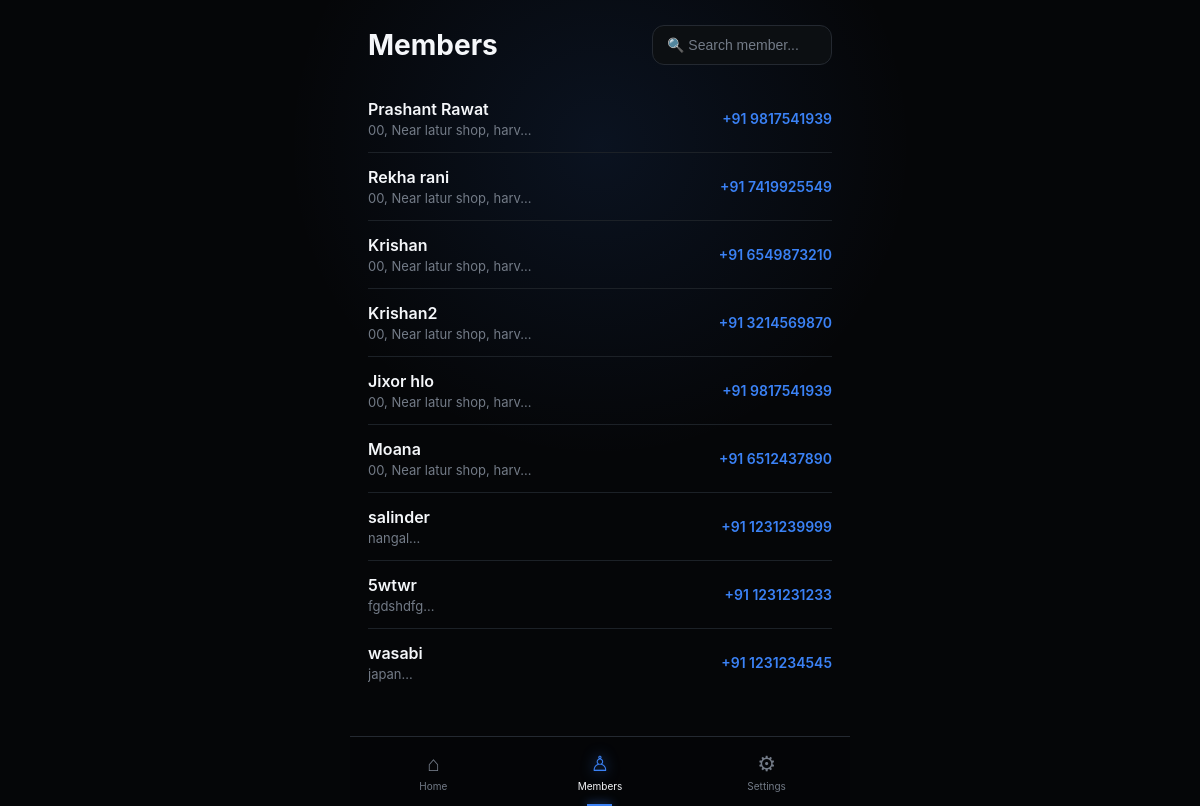
The app's page /members (signed in), older data.
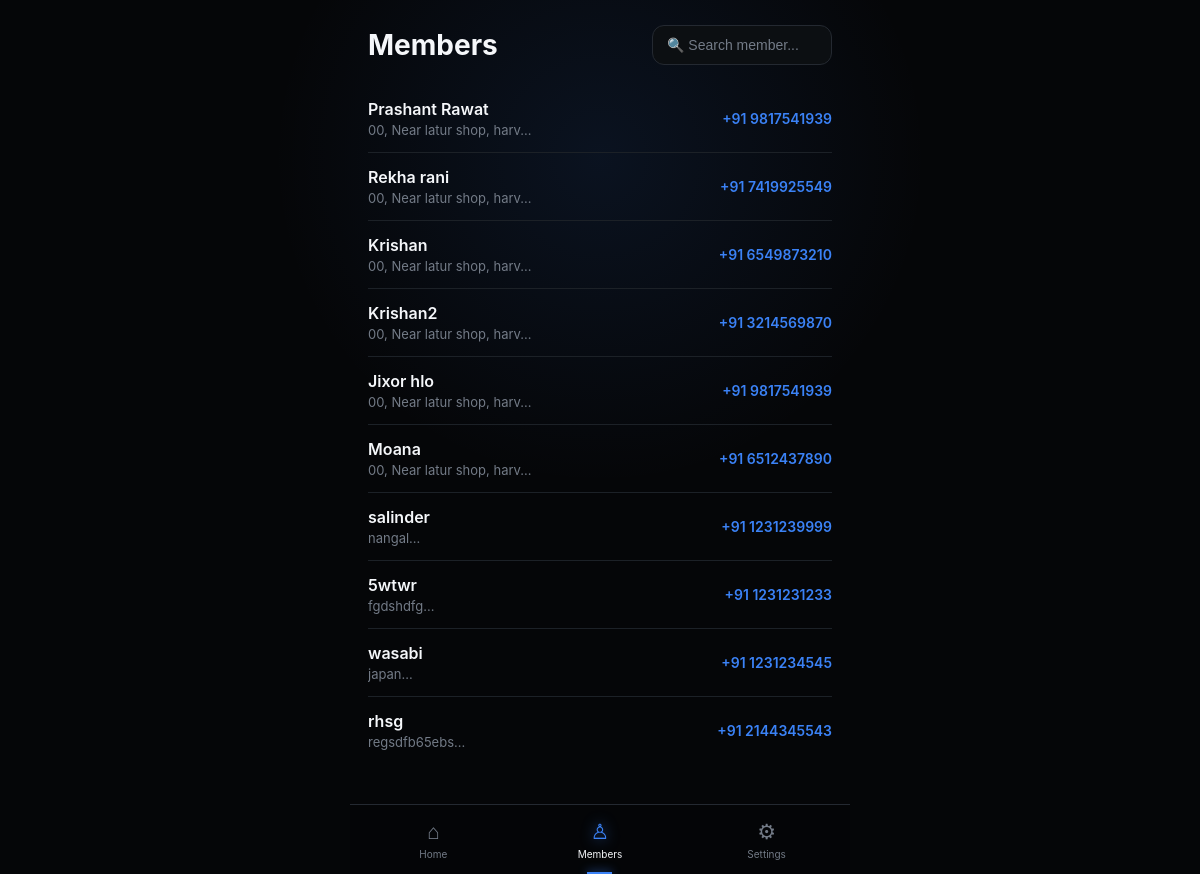
The same page, newer data.
### models.py (models this page shows, shortened)
class Member(db.Model):
    __tablename__ = "member"
    id = db.Column(db.Integer, primary_key=True)
    owner_id = db.Column(
        db.Integer,
        db.ForeignKey("gym_owner.id"),
        nullable=False,
        index=True
    )
    name = db.Column(db.String(100), nullable=False)
    address = db.Column(db.String(150), nullable=False)
    phone = db.Column(db.String(15), nullable=False)
    join_date = db.Column(db.Date, nullable=False)
    notes = db.Column(db.Text)
    active = db.Column(db.Boolean, default=True)
    current_plan_id = db.Column(
        db.Integer,
        db.ForeignKey("membership_plan.id")
    )
    membership_start = db.Column(db.Date)
    membership_expiry = db.Column(db.Date)
    memberships = db.relationship(
        "Membership",
        backref="member",
        lazy=True,
        cascade="all, delete-orphan"
    )
    attendance = db.relationship(
        "Attendance",
        backref="member",
        lazy=True,
        cascade="all, delete-orphan"
    )
    __table_args__ = (
        db.UniqueConstraint(
            "owner_id",
            "name",
            name="uq_owner_member_name"
        ),
    )

### routes/members.py (the view)
@members_bp.route("/members")
@login_required
def members():
    return render_template("members.html", members=current_user.members, active_page="members")

### main.py (called while the page is built)
def create_app():
    app = Flask(__name__)
    app.secret_key = "ppp"
    app.config["SQLALCHEMY_DATABASE_URI"] = "sqlite:///gym.db"
    app.config["SQLALCHEMY_TRACK_MODIFICATIONS"] = False
    db.init_app(app)
    login_manager = LoginManager()
    login_manager.init_app(app)
    login_manager.login_view = "auth.login"
    @login_manager.user_loader
    def load_user(user_id):
        return db.session.get(GymOwner, int(user_id))
    from routes.admin import admin_bp
    from routes.auth import auth_bp
    from routes.members import members_bp
    from routes.settings import settings_bp
    app.register_blueprint(auth_bp)
    app.register_blueprint(members_bp)
    app.register_blueprint(settings_bp)
    app.register_blueprint(admin_bp)
    return app

### templates/members.html (shortened to what this page needs)
{% extends "components/base.html" %}
{% block head%}
<link rel="stylesheet" href="{{ url_for('static', filename='css/members.css') }}">
{% endblock %}
{% block body %}
    <div class="header">
      <h1>Members</h1>
      <input id="search" type="text" placeholder="🔍 Search member...">
    </div>
    {% for member in members %}
    <a href="/members/{{member.id}}" class="member">
      <div class="member-info">
        <div class="name">{{member.name}}</div>
        <div class="address">
          {{member.address[:25]}}...
        </div>
      </div>
      <div class="phone">
        +91 {{member.phone}}
      </div>
    </a>
    {% endfor %}
   {% endblock %}

Row changes from the older to the newer data that the page shows:
added Member: name "rhsg", address "regsdfb65ebs", phone "2144345543"
